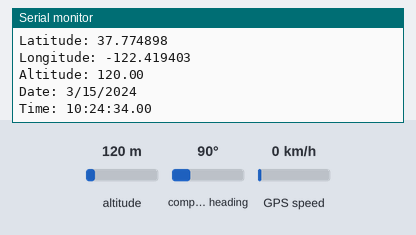
The sketch below on a simulated Arduino Mega 2560, built with avr-gcc and run on an emulated ATmega2560. Shown: the last lines printed to the serial monitor. Inputs (shaded band) come from the test bench; at power-on: altitude 120 m, compass heading 90°, GPS speed 0 km/h. The GPS gets a fix after 3 s at 37.7749, -122.4194 with 8 satellites.

Above: at 4.2 s.
4.3 s: altitude set to 20 m
At 5.6 s:
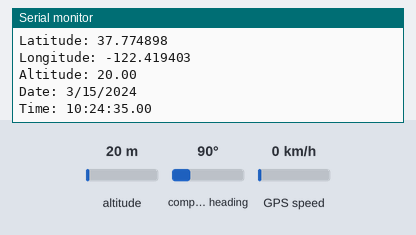
5.8 s: altitude set to 250 m
At 7.0 s:
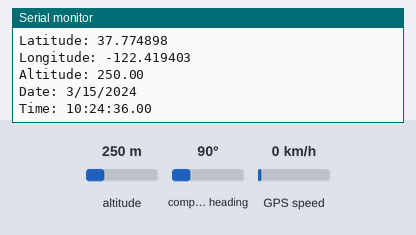
Timing chart, 0 to 8.8 s (numbered marks = the images above; inputs shaded):
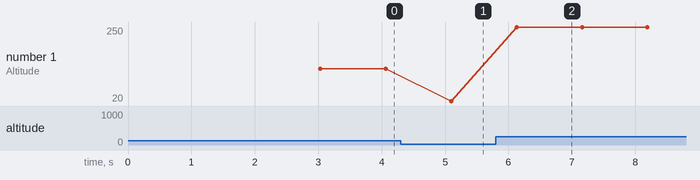

The sketch:

gsm_processing.ino
```cpp
#include <TinyGPS++.h>
//#include <SoftwareSerial.h>
//#include <AltSoftSerial.h>

//#define SIM_RX_PIN 17
//#define SIM_TX_PIN 16
//#define GPS_RX_PIN 8
//#define GPS_TX_PIN 9

//SoftwareSerial simSerial(SIM_RX_PIN, SIM_TX_PIN);
//AltSoftSerial Serial2(GPS_RX_PIN, GPS_TX_PIN);

TinyGPSPlus gps;
unsigned long currentMillis;
unsigned long previousMillis = 0;
long interval = 15000;

const char* apiKey = "FZ4KI6X4RE9P41QN"; // ThingSpeak API Key

void setup() {

  // This is some commen......

  delay(2000);
  Serial.begin(115200); // console
  Serial1.begin(9600);//gsm data
  Serial2.begin(9600);//gps data
  //Serial1.begin(115200);
  //Serial2.begin(9600);

  delay(1000);

  Serial.println("Initializing...");
  //sendATcommand("AT", "OK", 2000);
  //Serial.println("Setup Complete");
}

void loop() {

  // This sketch displays information every time a new sentence is correctly encoded.
  while (Serial2.available() > 0)
    if (gps.encode(Serial2.read()))
       displayInfo();

  // If 5000 milliseconds pass and there are no characters coming in
  // over the software serial port, show a "No GPS detected" error
  if (millis() > 5000 && gps.charsProcessed() < 10)
  {
    Serial.println("No GPS detected");
    while(true);
  }

}


void displayInfo()
{
  if (gps.location.isValid())
  {
    Serial.print("Latitude: ");
    Serial.println(gps.location.lat(), 6);
    Serial.print("Longitude: ");
    Serial.println(gps.location.lng(), 6);
    Serial.print("Altitude: ");
    Serial.println(gps.altitude.meters());
  }
  else
  {
    Serial.println("Location: Not Available");
  }

  Serial.print("Date: ");
  if (gps.date.isValid())
  {
    Serial.print(gps.date.month());
    Serial.print("/");
    Serial.print(gps.date.day());
    Serial.print("/");
    Serial.println(gps.date.year());
  }
  else
  {
    Serial.println("Not Available");
  }

  Serial.print("Time: ");
  if (gps.time.isValid())
  {
    if (gps.time.hour() < 10) Serial.print(F("0"));
    Serial.print(gps.time.hour());
    Serial.print(":");
    if (gps.time.minute() < 10) Serial.print(F("0"));
    Serial.print(gps.time.minute());
    Serial.print(":");
    if (gps.time.second() < 10) Serial.print(F("0"));
    Serial.print(gps.time.second());
    Serial.print(".");
    if (gps.time.centisecond() < 10) Serial.print(F("0"));
    Serial.println(gps.time.centisecond());
  }
  else
  {
    Serial.println("Not Available");
  }

  Serial.println();
  Serial.println();
  delay(1000);
}
```

Measured:
- after the input at 4.3 s, the serial monitor: prints a new line after 0.79 s (image 1)
- after the input at 5.8 s, the serial monitor: prints a new line after 0.33 s (image 2)
- plotted number 1: 120 → 20 after the input at 4.3 s, 20 → 250 after the input at 5.8 s
